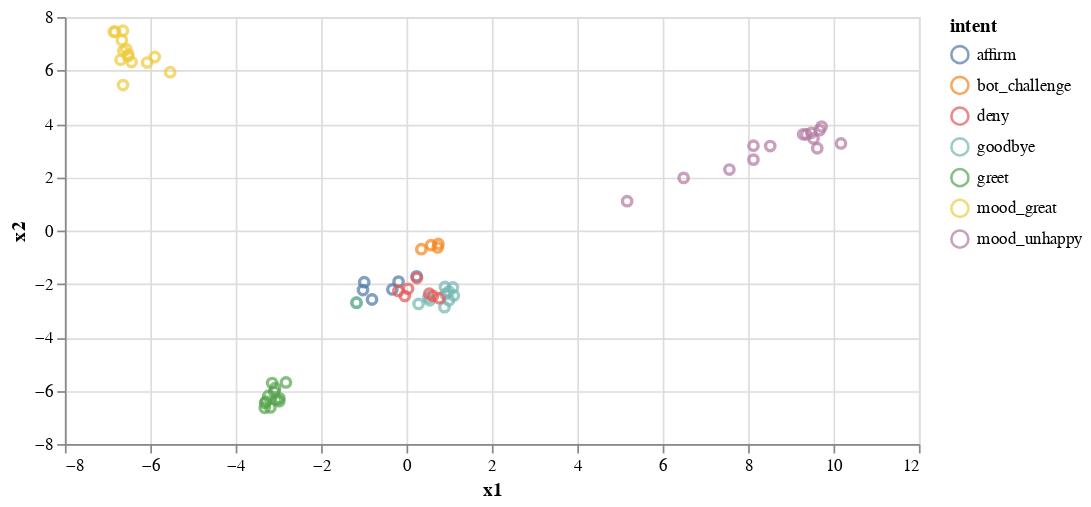

Notebook source saved alongside this figure:
### Markdown cell above
# Visualize Features in 2D

### Code cell
utils.visualize_features(df)

### Figure 1 — Vega-Lite specification as saved in the notebook (floating-point values rounded to 4 significant figures; data arrays with more than 128 entries replaced by an {"elided": "..."} marker saying what was removed)
{"config": {"view": {"continuousWidth": 400, "continuousHeight": 300}}, "data": {"name": "data-ef470a838f7e9b28eaca00bbbd52fdad"}, "mark": "point", "encoding": {"color": {"field": "intent", "type": "nominal"}, "tooltip": {"field": "text", "type": "nominal"}, "x": {"field": "x1", "type": "quantitative"}, "y": {"field": "x2", "type": "quantitative"}}, "height": 250, "selection": {"selector001": {"type": "interval", "bind": "scales", "encodings": ["x", "y"]}}, "width": 500, "$schema": "https://vega.github.io/schema/vega-lite/v4.17.0.json", "datasets": {"data-ef470a838f7e9b28eaca00bbbd52fdad": [{"text": "hey", "intent": "greet", "features": {"elided": "256 float values"}, "x1": -3.187, "x2": -6.626}, {"text": "hello", "intent": "greet", "features": {"elided": "256 float values"}, "x1": -3.311, "x2": -6.458}, {"text": "hi", "intent": "greet", "features": {"elided": "256 float values"}, "x1": -3.321, "x2": -6.638}, {"text": "hello there", "intent": "greet", "features": {"elided": "256 float values"}, "x1": -3.287, "x2": -6.407}, {"text": "good morning", "intent": "greet", "features": {"elided": "256 float values"}, "x1": -3.147, "x2": -5.714}, {"text": "good evening", "intent": "greet", "features": {"elided": "256 float values"}, "x1": -3.097, "x2": -6.05}, {"text": "moin", "intent": "greet", "features": {"elided": "256 float values"}, "x1": -2.977, "x2": -6.284}, {"text": "hey there", "intent": "greet", "features": {"elided": "256 float values"}, "x1": -3.053, "x2": -6.338}, {"text": "let's go", "intent": "greet", "features": {"elided": "256 float values"}, "x1": -2.824, "x2": -5.691}, {"text": "hey dude", "intent": "greet", "features": {"elided": "256 float values"}, "x1": -2.982, "x2": -6.392}, {"text": "goodmorning", "intent": "greet", "features": {"elided": "256 float values"}, "x1": -3.076, "x2": -5.908}, {"text": "goodevening", "intent": "greet", "features": {"elided": "256 float values"}, "x1": -3.235, "x2": -6.196}, {"text": "good afternoon", "intent": "greet", "features": {"elided": "256 float values"}, "x1": -1.172, "x2": -2.704}, {"text": "good afternoon", "intent": "goodbye", "features": {"elided": "256 float values"}, "x1": -1.172, "x2": -2.704}, {"text": "cu", "intent": "goodbye", "features": {"elided": "256 float values"}, "x1": 1.11, "x2": -2.432}, {"text": "good by", "intent": "goodbye", "features": {"elided": "256 float values"}, "x1": 0.5426, "x2": -2.611}, {"text": "cee you later", "intent": "goodbye", "features": {"elided": "256 float values"}, "x1": 0.9888, "x2": -2.287}, {"text": "good night", "intent": "goodbye", "features": {"elided": "256 float values"}, "x1": 0.2822, "x2": -2.75}, {"text": "bye", "intent": "goodbye", "features": {"elided": "256 float values"}, "x1": 0.8892, "x2": -2.868}, {"text": "goodbye", "intent": "goodbye", "features": {"elided": "256 float values"}, "x1": 0.9154, "x2": -2.381}, {"text": "have a nice day", "intent": "goodbye", "features": {"elided": "256 float values"}, "x1": 0.51, "x2": -2.504}, {"text": "see you around", "intent": "goodbye", "features": {"elided": "256 float values"}, "x1": 0.8995, "x2": -2.112}, {"text": "bye bye", "intent": "goodbye", "features": {"elided": "256 float values"}, "x1": 0.9946, "x2": -2.614}, {"text": "see you later", "intent": "goodbye", "features": {"elided": "256 float values"}, "x1": 1.087, "x2": -2.132}, {"text": "yes", "intent": "affirm", "features": {"elided": "256 float values"}, "x1": -0.1858, "x2": -1.913}, {"text": "y", "intent": "affirm", "features": {"elided": "256 float values"}, "x1": 0.2365, "x2": -1.715}, {"text": "indeed", "intent": "affirm", "features": {"elided": "256 float values"}, "x1": -0.3311, "x2": -2.207}, {"text": "of course", "intent": "affirm", "features": {"elided": "256 float values"}, "x1": -0.8079, "x2": -2.583}, {"text": "that sounds good", "intent": "affirm", "features": {"elided": "256 float values"}, "x1": -0.99, "x2": -1.935}, {"text": "correct", "intent": "affirm", "features": {"elided": "256 float values"}, "x1": -1.019, "x2": -2.23}, {"text": "no", "intent": "deny", "features": {"elided": "256 float values"}, "x1": 0.5335, "x2": -2.367}, {"text": "n", "intent": "deny", "features": {"elided": "256 float values"}, "x1": -0.03945, "x2": -2.455}, {"text": "never", "intent": "deny", "features": {"elided": "256 float values"}, "x1": 0.03684, "x2": -2.183}, {"text": "I don't think so", "intent": "deny", "features": {"elided": "256 float values"}, "x1": 0.2434, "x2": -1.78}, {"text": "don't like that", "intent": "deny", "features": {"elided": "256 float values"}, "x1": -0.1894, "x2": -2.262}, {"text": "no way", "intent": "deny", "features": {"elided": "256 float values"}, "x1": 0.6192, "x2": -2.45}, {"text": "not really", "intent": "deny", "features": {"elided": "256 float values"}, "x1": 0.7672, "x2": -2.533}, {"text": "perfect", "intent": "mood_great", "features": {"elided": "256 float values"}, "x1": -6.633, "x2": 6.728}, {"text": "great", "intent": "mood_great", "features": {"elided": "256 float values"}, "x1": -6.665, "x2": 7.135}, {"text": "amazing", "intent": "mood_great", "features": {"elided": "256 float values"}, "x1": -6.696, "x2": 6.398}, {"text": "feeling like a king", "intent": "mood_great", "features": {"elided": "256 float values"}, "x1": -6.639, "x2": 5.451}, {"text": "wonderful", "intent": "mood_great", "features": {"elided": "256 float values"}, "x1": -6.524, "x2": 6.531}, {"text": "I am feeling very good", "intent": "mood_great", "features": {"elided": "256 float values"}, "x1": -6.44, "x2": 6.316}, {"text": "I am great", "intent": "mood_great", "features": {"elided": "256 float values"}, "x1": -6.822, "x2": 7.455}, {"text": "I am amazing", "intent": "mood_great", "features": {"elided": "256 float values"}, "x1": -6.513, "x2": 6.596}, {"text": "I am going to save the world", "intent": "mood_great", "features": {"elided": "256 float values"}, "x1": -6.075, "x2": 6.296}, {"text": "super stoked", "intent": "mood_great", "features": {"elided": "256 float values"}, "x1": -5.895, "x2": 6.504}, {"text": "extremely good", "intent": "mood_great", "features": {"elided": "256 float values"}, "x1": -6.565, "x2": 6.803}, {"text": "so so perfect", "intent": "mood_great", "features": {"elided": "256 float values"}, "x1": -6.641, "x2": 7.49}, {"text": "so good", "intent": "mood_great", "features": {"elided": "256 float values"}, "x1": -5.534, "x2": 5.933}, {"text": "so perfect", "intent": "mood_great", "features": {"elided": "256 float values"}, "x1": -6.855, "x2": 7.452}, {"text": "my day was horrible", "intent": "mood_unhappy", "features": {"elided": "256 float values"}, "x1": 8.125, "x2": 2.659}, {"text": "I am sad", "intent": "mood_unhappy", "features": {"elided": "256 float values"}, "x1": 9.29, "x2": 3.607}, {"text": "I don't feel very well", "intent": "mood_unhappy", "features": {"elided": "256 float values"}, "x1": 7.561, "x2": 2.286}, {"text": "I am disappointed", "intent": "mood_unhappy", "features": {"elided": "256 float values"}, "x1": 8.126, "x2": 3.18}, {"text": "super sad", "intent": "mood_unhappy", "features": {"elided": "256 float values"}, "x1": 9.722, "x2": 3.896}, {"text": "I'm so sad", "intent": "mood_unhappy", "features": {"elided": "256 float values"}, "x1": 9.363, "x2": 3.603}, {"text": "sad", "intent": "mood_unhappy", "features": {"elided": "256 float values"}, "x1": 10.17, "x2": 3.265}, {"text": "very sad", "intent": "mood_unhappy", "features": {"elided": "256 float values"}, "x1": 9.619, "x2": 3.085}, {"text": "unhappy", "intent": "mood_unhappy", "features": {"elided": "256 float values"}, "x1": 8.518, "x2": 3.168}, {"text": "not good", "intent": "mood_unhappy", "features": {"elided": "256 float values"}, "x1": 5.167, "x2": 1.101}, {"text": "not very good", "intent": "mood_unhappy", "features": {"elided": "256 float values"}, "x1": 6.49, "x2": 1.975}, {"text": "extremly sad", "intent": "mood_unhappy", "features": {"elided": "256 float values"}, "x1": 9.532, "x2": 3.45}, {"text": "so saad", "intent": "mood_unhappy", "features": {"elided": "256 float values"}, "x1": 9.48, "x2": 3.664}, {"text": "so sad", "intent": "mood_unhappy", "features": {"elided": "256 float values"}, "x1": 9.675, "x2": 3.764}, {"text": "are you a bot?", "intent": "bot_challenge", "features": {"elided": "256 float values"}, "x1": 0.3478, "x2": -0.6972}, {"text": "are you a human?", "intent": "bot_challenge", "features": {"elided": "256 float values"}, "x1": 0.7309, "x2": -0.6319}, {"text": "am I talking to a bot?", "intent": "bot_challenge", "features": {"elided": "256 float values"}, "x1": 0.5758, "x2": -0.548}, {"text": "am I talking to a human?", "intent": "bot_challenge", "features": {"elided": "256 float values"}, "x1": 0.7454, "x2": -0.4996}]}}
